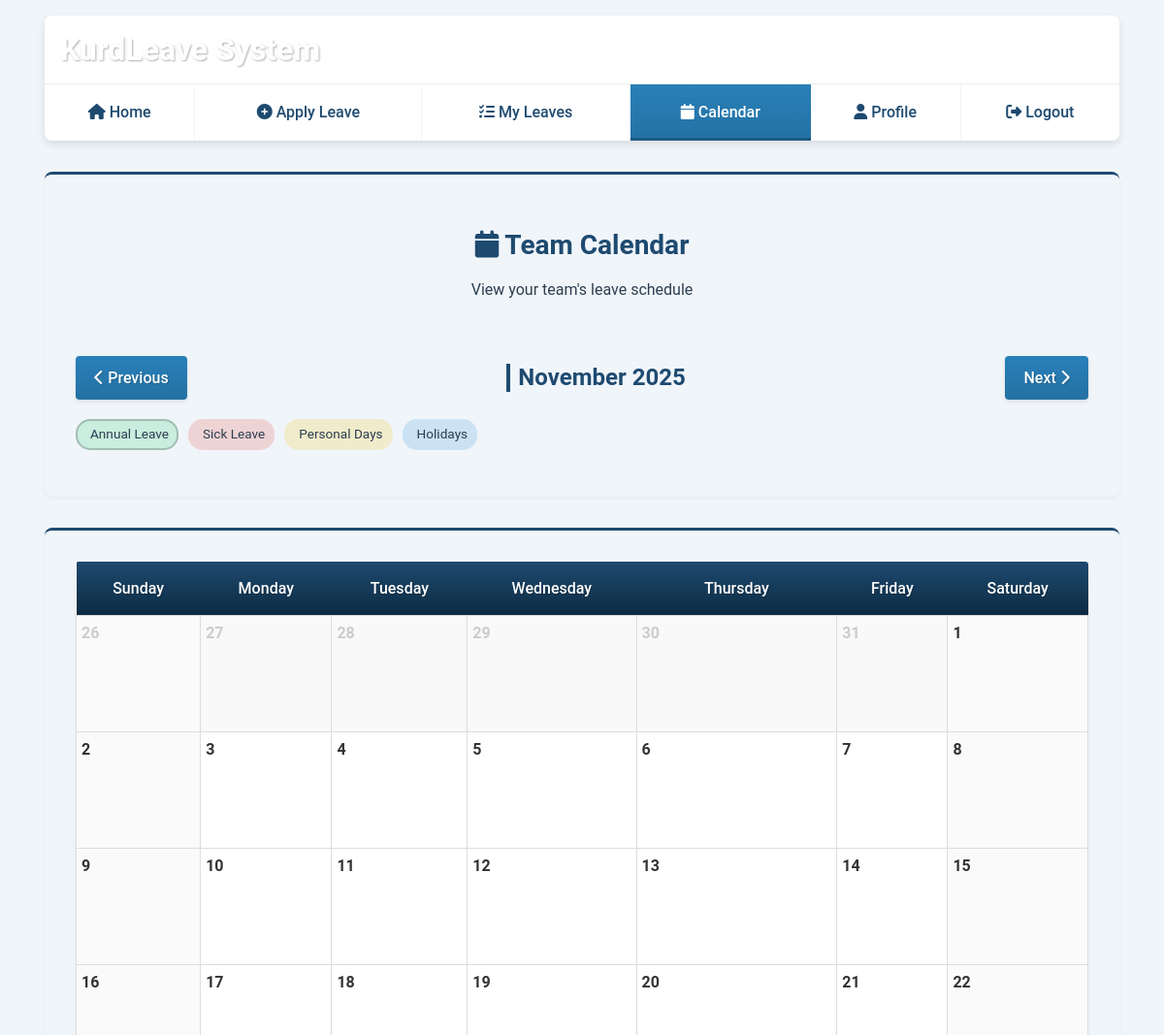
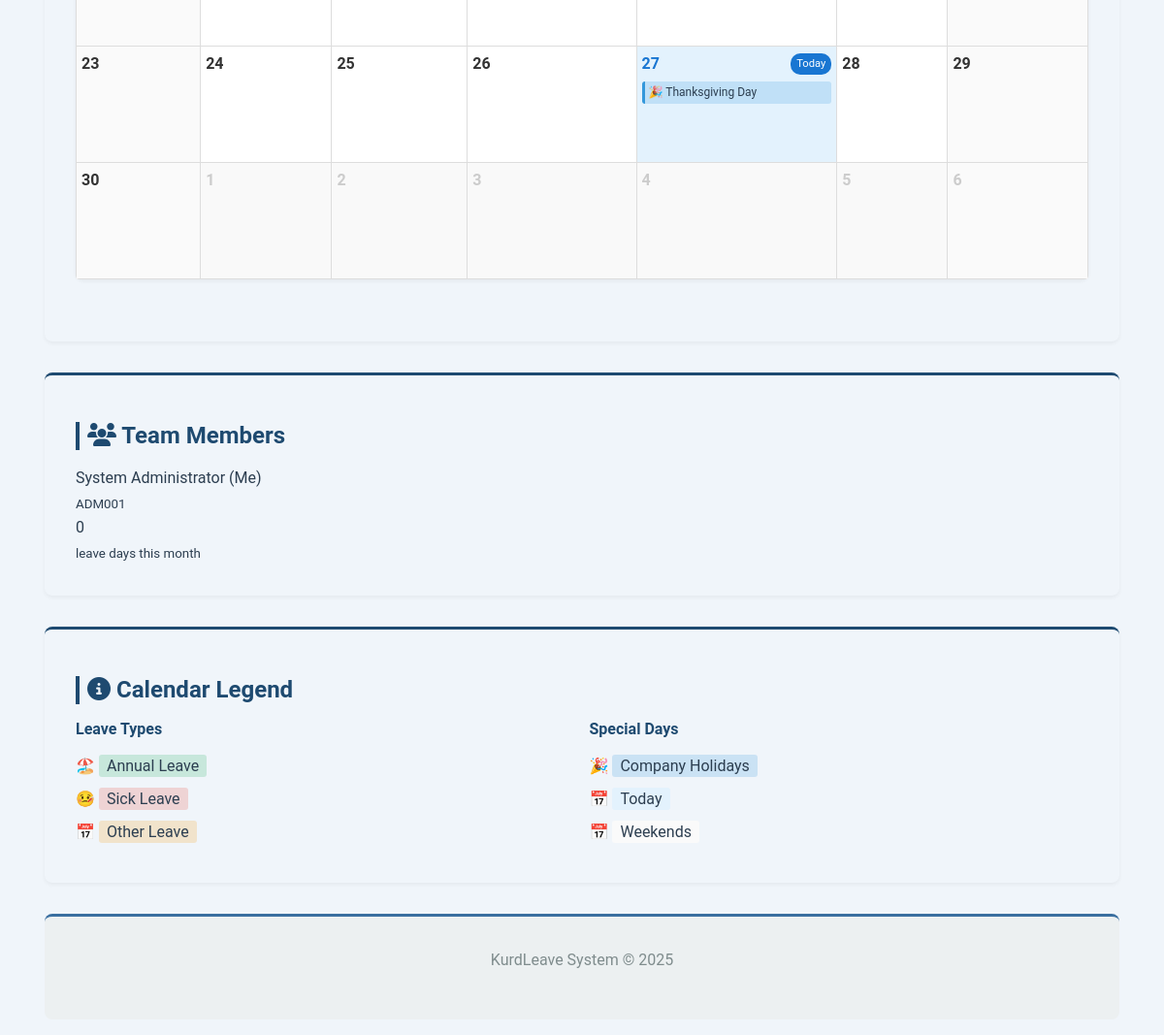
The page /user/calendar.php (signed in) on the database its author committed (2 pictures, top to bottom).
### tables this page shows
CREATE TABLE holidays (
    id INT PRIMARY KEY AUTO_INCREMENT,
    name VARCHAR(100) NOT NULL,
    date DATE NOT NULL,
    type ENUM('public', 'company', 'optional') DEFAULT 'public',
    applies_to VARCHAR(50) DEFAULT 'all',
    description TEXT,
    created_at TIMESTAMP DEFAULT CURRENT_TIMESTAMP
);

CREATE TABLE users (
    id INT PRIMARY KEY AUTO_INCREMENT,
    employee_id VARCHAR(20) UNIQUE NOT NULL,  
    name VARCHAR(100) NOT NULL,               
    email VARCHAR(100) UNIQUE NOT NULL,       
    password VARCHAR(255) NOT NULL,
    phone VARCHAR(20),
    emergency_contact VARCHAR(100),
    emergency_phone VARCHAR(20),
    department_id INT,
    manager_id INT,
    role ENUM('admin', 'manager', 'employee') DEFAULT 'employee',
    join_date DATE,
    status ENUM('active', 'inactive', 'pending') DEFAULT 'active',
    last_login TIMESTAMP NULL,
    created_at TIMESTAMP DEFAULT CURRENT_TIMESTAMP,
    updated_at TIMESTAMP DEFAULT CURRENT_TIMESTAMP ON UPDATE CURRENT_TIMESTAMP,
    FOREIGN KEY (department_id) REFERENCES departments(id),
    FOREIGN KEY (manager_id) REFERENCES users(id)
);

### php/database.php (called while the page is built, shortened)
<?php
class Database {
    private static $connection = null;
    public static function getConnection() {
        if (self::$connection === null) {
            try {
                $dsn = "mysql:host=" . DB_HOST . ";port=" . DB_PORT . ";dbname=" . DB_DATABASE . ";charset=utf8mb4";
                self::$connection = new PDO($dsn, DB_USERNAME, DB_PASSWORD, [
                    PDO::ATTR_ERRMODE => PDO::ERRMODE_EXCEPTION,
                    PDO::ATTR_DEFAULT_FETCH_MODE => PDO::FETCH_ASSOC,
                    PDO::ATTR_EMULATE_PREPARES => false,
                ]);
            } catch (PDOException $e) {
                if (APP_DEBUG === 'true') {
                    die("Database connection failed: " . $e->getMessage());
                } else {
                    die("Database connection failed. Please try again later.");
                }
            }
        }
        return self::$connection;
    }
    public static function query($sql, $params = []) {
        try {
            $stmt = self::getConnection()->prepare($sql);
            $stmt->execute($params);
            return $stmt;
        } catch (PDOException $e) {
            if (APP_DEBUG === 'true') {
                die("Query failed: " . $e->getMessage() . " SQL: " . $sql);
            } else {
                die("Database error. Please try again later.");
            }
        }
    }
    public static function fetch($sql, $params = []) {
        return self::query($sql, $params)->fetch();
    }
    public static function fetchAll($sql, $params = []) {
        return self::query($sql, $params)->fetchAll();
    }
}
function db_fetch($sql, $params = []) {
    return Database::fetch($sql, $params);
}
function db_fetch_all($sql, $params = []) {
    return Database::fetchAll($sql, $params);
}
?>

### php/functions.php (called while the page is built, shortened)
<?php
require_once 'database.php';
function is_logged_in() {
    return isset($_SESSION['user_id']);
}
function get_logged_in_user() {
    return db_fetch("SELECT * FROM users WHERE id = ?", [$_SESSION['user_id']]);
}
?>

### user/calendar.php (the view, shortened to what this page needs)
<?php
require_once '../php/functions.php';
$user = get_logged_in_user();
$month = isset($_GET['month']) ? (int)$_GET['month'] : date('n');
$year = isset($_GET['year']) ? (int)$_GET['year'] : date('Y');
$team_members = [];
if ($user['department_id']) {
    $team_members = db_fetch_all("
        SELECT id, name, employee_id
        FROM users
        WHERE department_id = ? AND status = 'active' AND id != ?  -- Same dept, active, not themselves
        ORDER BY name
    ", [$user['department_id'], $user['id']]);
}
array_unshift($team_members, [
    'id' => $user['id'],
    'name' => $user['name'] . ' (Me)',
    'employee_id' => $user['employee_id']
]);
$team_ids = array_column($team_members, 'id');
$start_date = date('Y-m-01', mktime(0, 0, 0, $month, 1, $year));
$end_date = date('Y-m-t', mktime(0, 0, 0, $month, 1, $year));
$leaves = [];
if (!empty($team_ids)) {
    $placeholders = str_repeat('?,', count($team_ids) - 1) . '?';
    $leaves = db_fetch_all("
        SELECT l.*, u.name as user_name, lt.name as leave_type_name, lt.id as leave_type_id
        FROM leaves l
        JOIN users u ON l.user_id = u.id
        JOIN leave_types lt ON l.leave_type_id = lt.id
        WHERE l.user_id IN ({$placeholders})
        AND l.status = 'approved'
        AND (
            (l.start_date <= ? AND l.end_date >= ?) OR
            (l.start_date BETWEEN ? AND ?) OR
            (l.end_date BETWEEN ? AND ?)
        )
        ORDER BY l.start_date
    ", array_merge($team_ids, [$end_date, $start_date, $start_date, $end_date, $start_date, $end_date]));
}
$holidays = db_fetch_all("
    SELECT * FROM holidays
    WHERE date BETWEEN ? AND ?
    ORDER BY date
", [$start_date, $end_date]);
$calendar_days = [];
$first_day = date('w', mktime(0, 0, 0, $month, 1, $year));
$days_in_month = date('t', mktime(0, 0, 0, $month, 1, $year));
for ($i = $first_day - 1; $i >= 0; $i--) {
    $prev_day = date('j', mktime(0, 0, 0, $month, 0 - $i, $year));
    $calendar_days[] = [
        'day' => $prev_day,
        'current_month' => false,
        'date' => date('Y-m-d', mktime(0, 0, 0, $month, 0 - $i, $year))
    ];
}
for ($day = 1; $day <= $days_in_month; $day++) {
    $calendar_days[] = [
        'day' => $day,
        'current_month' => true,
        'date' => date('Y-m-d', mktime(0, 0, 0, $month, $day, $year))
    ];
}
$remaining_days = 42 - count($calendar_days);
for ($day = 1; $day <= $remaining_days; $day++) {
    $calendar_days[] = [
        'day' => $day,
        'current_month' => false,
        'date' => date('Y-m-d', mktime(0, 0, 0, $month + 1, $day, $year))
    ];
}
$prev_month = $month == 1 ? 12 : $month - 1;
$prev_year = $month == 1 ? $year - 1 : $year;
$next_month = $month == 12 ? 1 : $month + 1;
$next_year = $month == 12 ? $year + 1 : $year;
?>
<!DOCTYPE html>
<html lang="en">
<head>
  <link rel="stylesheet" href="../usercss/user-styles.css">
  <link rel="stylesheet" href="https://cdnjs.cloudflare.com/ajax/libs/font-awesome/6.4.0/css/all.min.css">
</head>
<body>
  <div class="container">
    <table class="main-header">
      <tr>
        <td colspan="6">
          <h1>KurdLeave System</h1>
        </td>
      </tr>
      <tr>
        <td><a href="home.php"><i class="fas fa-home"></i> Home</a></td>
        <td><a href="apply_leave.php"><i class="fas fa-plus-circle"></i> Apply Leave</a></td>
        <td><a href="my_leaves.php"><i class="fas fa-list-check"></i> My Leaves</a></td>
        <td><b><a href="calendar.php"><i class="fas fa-calendar"></i> Calendar</a></b></td>
        <td><a href="profile.php"><i class="fas fa-user"></i> Profile</a></td>
        <td><a href="logout.php"><i class="fas fa-sign-out-alt"></i> Logout</a></td>
      </tr>
    </table>
    <div class="content-panel">
      <div class="panel-heading text-center">
        <h2><i class="fas fa-calendar"></i> Team Calendar</h2>
        <p>View your team's leave schedule</p>
      </div>
      <div style="display: flex; justify-content: space-between; align-items: center; margin-bottom: 20px;">
        <a href="?month=<?php echo $prev_month; ?>&year=<?php echo $prev_year; ?>" class="btn">
          <i class="fas fa-chevron-left"></i> Previous
        </a>
        <h3 style="margin: 0;"><?php echo date('F Y', mktime(0, 0, 0, $month, 1, $year)); ?></h3>
        <a href="?month=<?php echo $next_month; ?>&year=<?php echo $next_year; ?>" class="btn">
          Next <i class="fas fa-chevron-right"></i>
        </a>
      </div>
      <div class="calendar-filters">
        <div class="calendar-filter filter-annual active">
          <span style="background-color: #27ae60;"></span> Annual Leave
        </div>
        <div class="calendar-filter filter-sick">
          <span style="background-color: #e74c3c;"></span> Sick Leave
        </div>
        <div class="calendar-filter filter-personal">
          <span style="background-color: #f39c12;"></span> Personal Days
        </div>
        <div class="calendar-filter filter-holiday">
          <span style="background-color: #3498db;"></span> Holidays
        </div>
      </div>
    </div>
    <div class="content-panel">
      <div class="calendar-container">
        <table style="width: 100%; border-collapse: collapse;">
          <thead>
            <tr>
              <th style="padding: 15px; text-align: center; background-color: var(--primary-color); color: white;">Sunday</th>
              <th style="padding: 15px; text-align: center; background-color: var(--primary-color); color: white;">Monday</th>
              <th style="padding: 15px; text-align: center; background-color: var(--primary-color); color: white;">Tuesday</th>
              <th style="padding: 15px; text-align: center; background-color: var(--primary-color); color: white;">Wednesday</th>
              <th style="padding: 15px; text-align: center; background-color: var(--primary-color); color: white;">Thursday</th>
              <th style="padding: 15px; text-align: center; background-color: var(--primary-color); color: white;">Friday</th>
              <th style="padding: 15px; text-align: center; background-color: var(--primary-color); color: white;">Saturday</th>
            </tr>
          </thead>
          <tbody>
            <?php
            for ($i = 0; $i < count($calendar_days); $i += 7):
            ?>
              <tr>
                <?php for ($j = 0; $j < 7; $j++): ?>
                  <?php
                  $day_index = $i + $j;
                  if ($day_index < count($calendar_days)):
                    $day_data = $calendar_days[$day_index];
                    $is_today = $day_data['date'] === date('Y-m-d');
                    $is_weekend = $j == 0 || $j == 6;
                    $day_holidays = array_filter($holidays, function($holiday) use ($day_data) {
                      return $holiday['date'] === $day_data['date'];
                    });
                  ?>
                    <td style="
                      height: 120px;
                      vertical-align: top;
                      padding: 5px;
                      border: 1px solid #ddd;
                      background-color: <?php echo !$day_data['current_month'] ? '#f9f9f9' : ($is_today ? '#e3f2fd' : 'white'); ?>;
                      <?php echo $is_weekend ? 'background-color: #fafafa;' : ''; ?>
                    ">
                      <div style="
                        display: flex;
                        justify-content: space-between;
                        align-items: center;
                        margin-bottom: 5px;
                      ">
                        <span style="
                          font-weight: bold;
                          color: <?php echo !$day_data['current_month'] ? '#ccc' : ($is_today ? '#1976d2' : '#333'); ?>;
                        ">
                          <?php echo $day_data['day']; ?>
                        </span>
                        <?php if ($is_today): ?>
                          <span style="
                            background-color: #1976d2;
                            color: white;
                            padding: 2px 6px;
                            border-radius: 10px;
                            font-size: 0.7rem;
                          ">Today</span>
                        <?php endif; ?>
                      </div>
                      <?php foreach ($day_holidays as $holiday): ?>
                        <div class="calendar-event holiday" style="
                          background-color: rgba(52, 152, 219, 0.2);
                          border-left: 3px solid #3498db;
                          margin: 2px 0;
                          padding: 2px 4px;
                          font-size: 0.75rem;
                          border-radius: 3px;
                        ">
                          🎉 <?php echo htmlspecialchars($holiday['name']); ?>
                        </div>
                      <?php endforeach; ?>
                    </td>
                  <?php else: ?>
                    <td></td>
                  <?php endif; ?>
                <?php endfor; ?>
              </tr>
            <?php endfor; ?>
          </tbody>
        </table>
      </div>
    </div>
    <div class="content-panel">
      <h3><i class="fas fa-users"></i> Team Members</h3>
      <div class="stats-container">
        <?php foreach ($team_members as $member): ?>
          <?php
          $member_leaves = array_filter($leaves, function($leave) use ($member) {
            return $leave['user_id'] == $member['id'];
          });
          ?>
          <div class="stat-card">
            <div class="stat-label">
              <?php echo htmlspecialchars($member['name']); ?>
              <br><small><?php echo htmlspecialchars($member['employee_id']); ?></small>
            </div>
            <div class="stat-value"><?php echo count($member_leaves); ?></div>
            <small>leave days this month</small>
          </div>
        <?php endforeach; ?>
      </div>
    </div>
    <div class="content-panel">
      <h3><i class="fas fa-info-circle"></i> Calendar Legend</h3>
      <div style="display: grid; grid-template-columns: repeat(auto-fit, minmax(200px, 1fr)); gap: 15px;">
        <div>
          <h4>Leave Types</h4>
          <div style="margin-bottom: 8px;">
            🏖️ <span style="background-color: rgba(39, 174, 96, 0.2); padding: 2px 8px; border-radius: 3px;">Annual Leave</span>
          </div>
          <div style="margin-bottom: 8px;">
            🤒 <span style="background-color: rgba(231, 76, 60, 0.2); padding: 2px 8px; border-radius: 3px;">Sick Leave</span>
          </div>
          <div style="margin-bottom: 8px;">
            📅 <span style="background-color: rgba(243, 156, 18, 0.2); padding: 2px 8px; border-radius: 3px;">Other Leave</span>
          </div>
        </div>
        <div>
          <h4>Special Days</h4>
          <div style="margin-bottom: 8px;">
            🎉 <span style="background-color: rgba(52, 152, 219, 0.2); padding: 2px 8px; border-radius: 3px;">Company Holidays</span>
          </div>
          <div style="margin-bottom: 8px;">
            📅 <span style="background-color: #e3f2fd; padding: 2px 8px; border-radius: 3px;">Today</span>
          </div>
          <div style="margin-bottom: 8px;">
            📅 <span style="background-color: #fafafa; padding: 2px 8px; border-radius: 3px;">Weekends</span>
          </div>
        </div>
      </div>
    </div>
    <div class="footer">
      <p>KurdLeave System &copy; 2025</p>
    </div>
  </div>
</body>
</html>

### rows shown on the page
holidays: name "Thanksgiving Day"
users: name "System Administrator (Me)", employee "ADM001", count($member_leaves) "0"

### other values the page prints
date('F Y', mktime(0, 0, 0, $month, 1, $year)) "November 2025"
$day_data['day'] "26"
$day_data['day'] "27"
$day_data['day'] "28"
$day_data['day'] "29"
$day_data['day'] "30"
$day_data['day'] "31"
$day_data['day'] "1"
$day_data['day'] "2"
$day_data['day'] "3"
$day_data['day'] "4"
$day_data['day'] "5"
$day_data['day'] "6"
$day_data['day'] "7"
$day_data['day'] "8"
